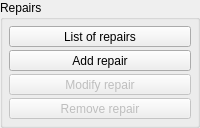
    <widget class="QGroupBox" name="gb_repairs">
     <property name="title">
      <string>Repairs</string>
     </property>
     <layout class="QVBoxLayout" name="verticalLayout_6">
      <property name="spacing">
       <number>3</number>
      </property>
      <property name="margin">
       <number>6</number>
      </property>
      <item>
       <widget class="QToolButton" name="tbtn_view_repairs">
        <property name="sizePolicy">
         <sizepolicy hsizetype="Minimum" vsizetype="Fixed">
          <horstretch>0</horstretch>
          <verstretch>0</verstretch>
         </sizepolicy>
        </property>
        <property name="statusTip">
         <string>View list of repairs</string>
        </property>
        <property name="text">
         <string>List of repairs</string>
        </property>
        <property name="icon">
         <iconset resource="../rc/resources.qrc">
          <normaloff>:/images/images/view.png</normaloff>:/images/images/view.png</iconset>
        </property>
        <property name="iconSize">
         <size>
          <width>16</width>
          <height>16</height>
         </size>
        </property>
        <property name="checkable">
         <bool>true</bool>
        </property>
        <property name="toolButtonStyle">
         <enum>Qt::ToolButtonTextBesideIcon</enum>
        </property>
       </widget>
      </item>
      <item>
       <widget class="QToolButton" name="tbtn_add_repair">
        <property name="sizePolicy">
         <sizepolicy hsizetype="Minimum" vsizetype="Fixed">
          <horstretch>0</horstretch>
          <verstretch>0</verstretch>
         </sizepolicy>
        </property>
        <property name="statusTip">
         <string>Add a new repair</string>
        </property>
        <property name="text">
         <string>Add repair</string>
        </property>
        <property name="icon">
         <iconset resource="../rc/resources.qrc">
          <normaloff>:/images/images/repair_add.png</normaloff>:/images/images/repair_add.png</iconset>
        </property>
        <property name="iconSize">
         <size>
          <width>16</width>
          <height>16</height>
         </size>
        </property>
        <property name="toolButtonStyle">
         <enum>Qt::ToolButtonTextBesideIcon</enum>
        </property>
       </widget>
      </item>
      <item>
       <widget class="QToolButton" name="tbtn_modify_repair">
        <property name="enabled">
         <bool>false</bool>
        </property>
        <property name="sizePolicy">
         <sizepolicy hsizetype="Minimum" vsizetype="Fixed">
          <horstretch>0</horstretch>
          <verstretch>0</verstretch>
         </sizepolicy>
        </property>
        <property name="statusTip">
         <string>Modify the selected repair</string>
        </property>
        <property name="text">
         <string>Modify repair</string>
        </property>
        <property name="icon">
         <iconset resource="../rc/resources.qrc">
          <normaloff>:/images/images/repair_modify.png</normaloff>:/images/images/repair_modify.png</iconset>
        </property>
        <property name="iconSize">
         <size>
          <width>16</width>
          <height>16</height>
         </size>
        </property>
        <property name="toolButtonStyle">
         <enum>Qt::ToolButtonTextBesideIcon</enum>
        </property>
       </widget>
      </item>
      <item>
       <widget class="QToolButton" name="tbtn_remove_repair">
        <property name="enabled">
         <bool>false</bool>
        </property>
        <property name="sizePolicy">
         <sizepolicy hsizetype="Minimum" vsizetype="Fixed">
          <horstretch>0</horstretch>
          <verstretch>0</verstretch>
         </sizepolicy>
        </property>
        <property name="statusTip">
         <string>Remove the selected repair</string>
        </property>
        <property name="text">
         <string>Remove repair</string>
        </property>
        <property name="icon">
         <iconset resource="../rc/resources.qrc">
          <normaloff>:/images/images/repair_remove.png</normaloff>:/images/images/repair_remove.png</iconset>
        </property>
        <property name="iconSize">
         <size>
          <width>16</width>
          <height>16</height>
         </size>
        </property>
        <property name="toolButtonStyle">
         <enum>Qt::ToolButtonTextBesideIcon</enum>
        </property>
       </widget>
      </item>
     </layout>
    </widget>
